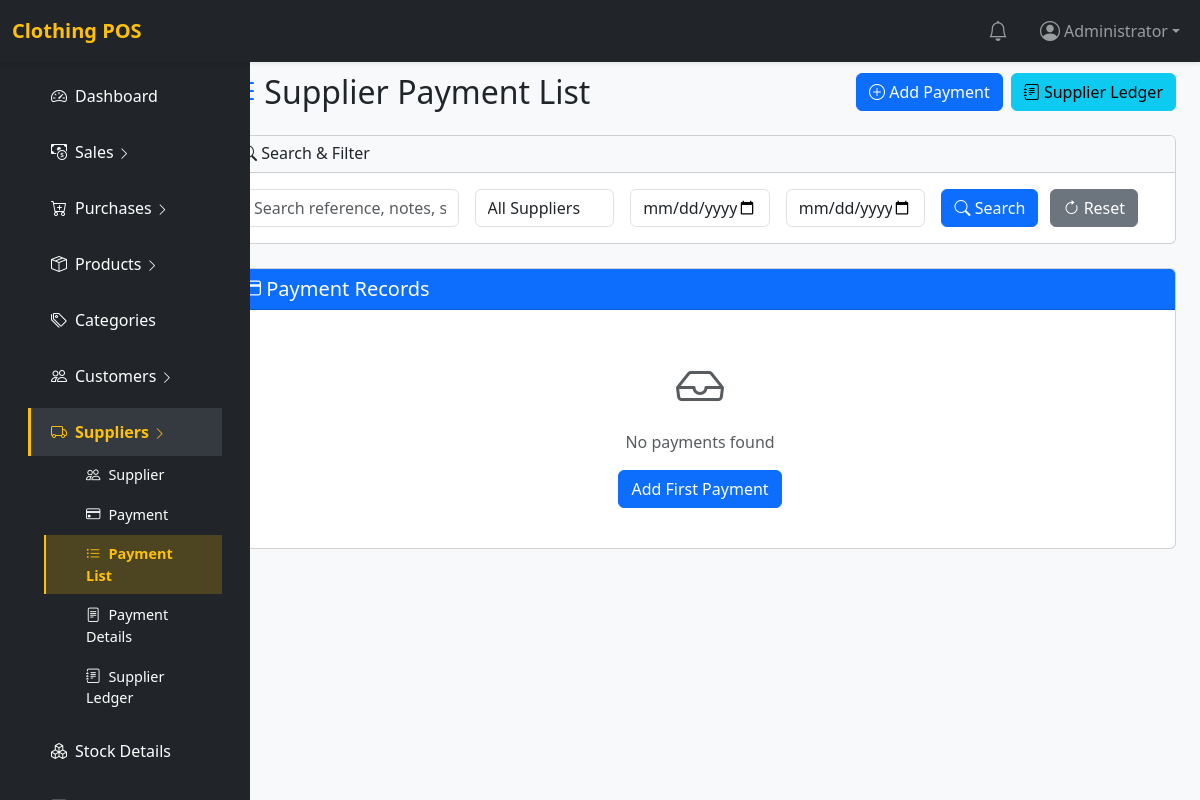
Before: /supplier_payment_list.php?error=invalid_id (signed in) with the older database file.
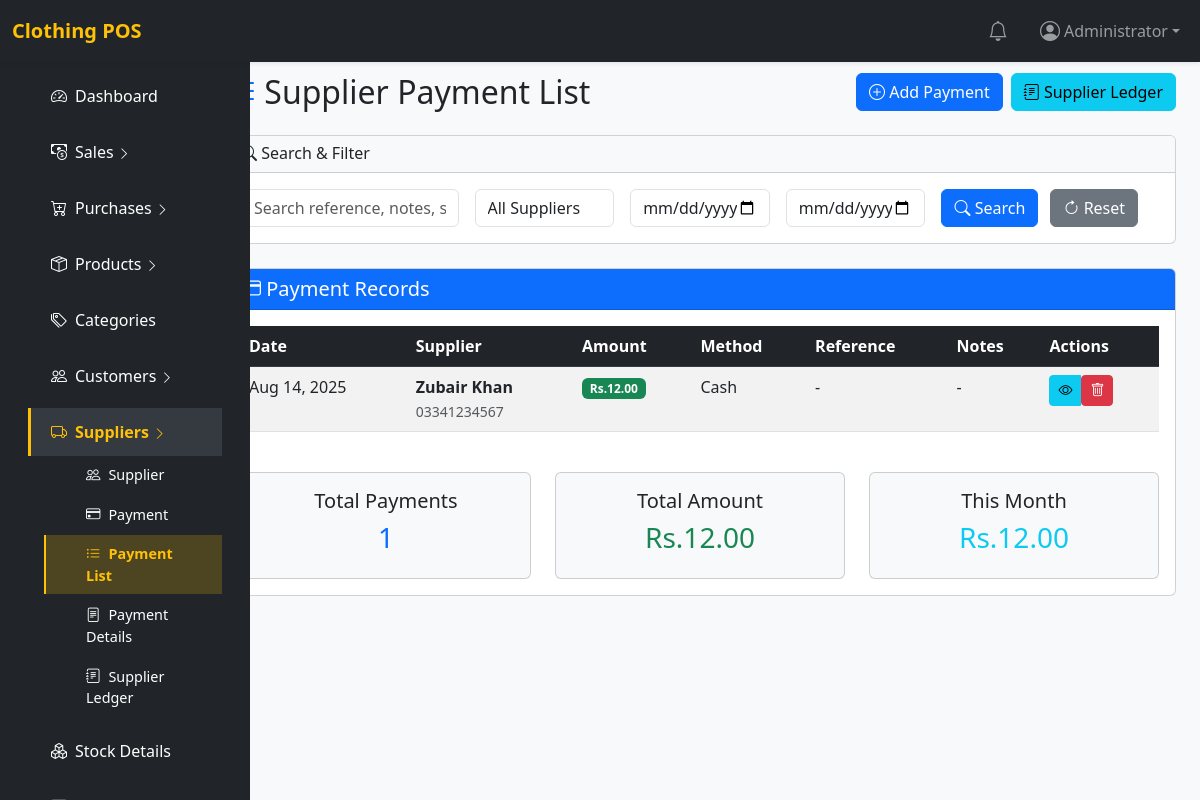
After: the same page with the newer database file.
### tables this page shows
CREATE TABLE `supplier_payments` (
  `id` int(11) NOT NULL,
  `supplier_id` int(11) NOT NULL,
  `payment_amount` decimal(15,2) NOT NULL,
  `payment_date` date NOT NULL,
  `payment_method` varchar(100) NOT NULL,
  `reference_no` varchar(100) DEFAULT NULL,
  `notes` text DEFAULT NULL,
  `created_at` timestamp NOT NULL DEFAULT current_timestamp()
);

CREATE TABLE `supplier` (
  `id` int(11) NOT NULL,
  `supplier_name` varchar(255) NOT NULL,
  `supplier_contact` text NOT NULL,
  `supplier_open_balance` decimal(15,2) NOT NULL DEFAULT 0.00,
  `supplier_address` varchar(255) NOT NULL,
  `supplier_email` varchar(100) DEFAULT NULL,
  `status` tinyint(1) NOT NULL DEFAULT 1,
  `created_at` timestamp NOT NULL DEFAULT current_timestamp(),
  `opening_balance` decimal(10,2) DEFAULT 0.00
);

### supplier_payment_list.php (the view, shortened to what the changed rows need)
<?php
require_once 'includes/config.php';
$where_conditions = [];
$params = [];
$where_clause = !empty($where_conditions) ? "WHERE " . implode(" AND ", $where_conditions) : "";
$query = "SELECT sp.*, s.supplier_name, s.supplier_contact
          FROM supplier_payments sp
          LEFT JOIN supplier s ON sp.supplier_id = s.id
          $where_clause
          ORDER BY sp.payment_date DESC, sp.created_at DESC";
$stmt = $pdo->prepare($query);
$stmt->execute($params);
$payments = $stmt->fetchAll(PDO::FETCH_ASSOC);
include 'includes/header.php';
?>
<div class="container-fluid">
    <div class="row">
        <main class="col-md-10 ms-sm-auto px-4 py-5" style="margin-top: 25px;">
            <div class="d-flex justify-content-between align-items-center mb-4">
                <h2 class="mb-0"><i class="bi bi-list-ul text-primary"></i> Supplier Payment List</h2>
            </div>
            <div class="card">
                <div class="card-body">
                    <?php if (empty($payments)): ?>
                        <div class="text-center py-4">
                            <i class="bi bi-inbox text-muted" style="font-size: 3rem;"></i>
                            <p class="text-muted mt-2">No payments found</p>
                            <a href="supplier_payment.php" class="btn btn-primary">Add First Payment</a>
                        </div>
                    <?php else: ?>
                        <div class="table-responsive">
                            <table class="table table-striped table-hover">
                                <thead class="table-dark">
                                    <tr>
                                        <th>Date</th>
                                        <th>Supplier</th>
                                        <th>Amount</th>
                                        <th>Method</th>
                                        <th>Reference</th>
                                        <th>Notes</th>
                                        <th>Actions</th>
                                    </tr>
                                </thead>
                                <tbody>
                                    <?php foreach ($payments as $payment): ?>
                                        <tr>
                                            <td><?= date('M d, Y', strtotime($payment['payment_date'])) ?></td>
                                                                                         <td>
                                                 <strong><?= htmlspecialchars($payment['supplier_name']) ?></strong>
                                                 <?php if ($payment['supplier_contact']): ?>
                                                     <br><small class="text-muted"><?= htmlspecialchars($payment['supplier_contact']) ?></small>
                                                 <?php endif; ?>
                                             </td>
                                                                                         <td>
                                                 <span class="badge bg-success">Rs.<?= number_format($payment['payment_amount'], 2) ?></span>
                                             </td>
                                            <td><?= htmlspecialchars($payment['payment_method']) ?></td>
                                            <td><?= htmlspecialchars($payment['reference_no'] ?: '-') ?></td>
                                            <td><?= htmlspecialchars($payment['notes'] ?: '-') ?></td>
                                            <td>
                                                <div class="btn-group btn-group-sm">
                                                    <a href="supplier_payment_details.php?id=<?= $payment['id'] ?>" class="btn btn-info btn-sm">
                                                        <i class="bi bi-eye"></i>
                                                    </a>
                                                    <form method="post" style="display: inline;" onsubmit="return confirm('Are you sure you want to delete this payment?')">
                                                        <button type="submit" name="delete_payment" class="btn btn-danger btn-sm">
                                                            <i class="bi bi-trash"></i>
                                                        </button>
                                                    </form>
                                                </div>
                                            </td>
                                        </tr>
                                    <?php endforeach; ?>
                                </tbody>
                            </table>
                        </div>
                        <div class="row mt-4">
                            <div class="col-md-4">
                                <div class="card bg-light">
                                    <div class="card-body text-center">
                                        <h5 class="card-title">Total Payments</h5>
                                        <h3 class="text-primary"><?= count($payments) ?></h3>
                                    </div>
                                </div>
                            </div>
                            <div class="col-md-4">
                                <div class="card bg-light">
                                    <div class="card-body text-center">
                                        <h5 class="card-title">Total Amount</h5>
                                                                                 <h3 class="text-success">Rs.<?= number_format(array_sum(array_column($payments, 'payment_amount')), 2) ?></h3>
                                    </div>
                                </div>
                            </div>
                            <div class="col-md-4">
                                <div class="card bg-light">
                                    <div class="card-body text-center">
                                        <h5 class="card-title">This Month</h5>
                                                                                 <h3 class="text-info">Rs.<?= number_format(array_sum(array_map(function($p) {
                                             return date('Y-m') === date('Y-m', strtotime($p['payment_date'])) ? $p['payment_amount'] : 0;
                                         }, $payments)), 2) ?></h3>
                                    </div>
                                </div>
                            </div>
                        </div>
                    <?php endif; ?>
                </div>
            </div>
        </main>
    </div>
</div>
<?php include 'includes/footer.php'; ?>

Changed rows visible on the page:
added supplier_payments: payment_date "Aug 14, 2025", supplier.supplier_name "Zubair Khan", supplier.supplier_contact "03341234567", payment_amount "12.00", payment_method "Cash", reference_no "-", notes "-"
Other visible differences:
count($payments): (not shown) → "1"
array_sum(array_column($payments, 'payment_amount')): (not shown) → "12.00"
text no longer shown: "No payments found Add First Payment"
text now shown: "Date Supplier Amount Method Reference Notes Actions Total Payments Total Amount Rs. This Month Rs."
